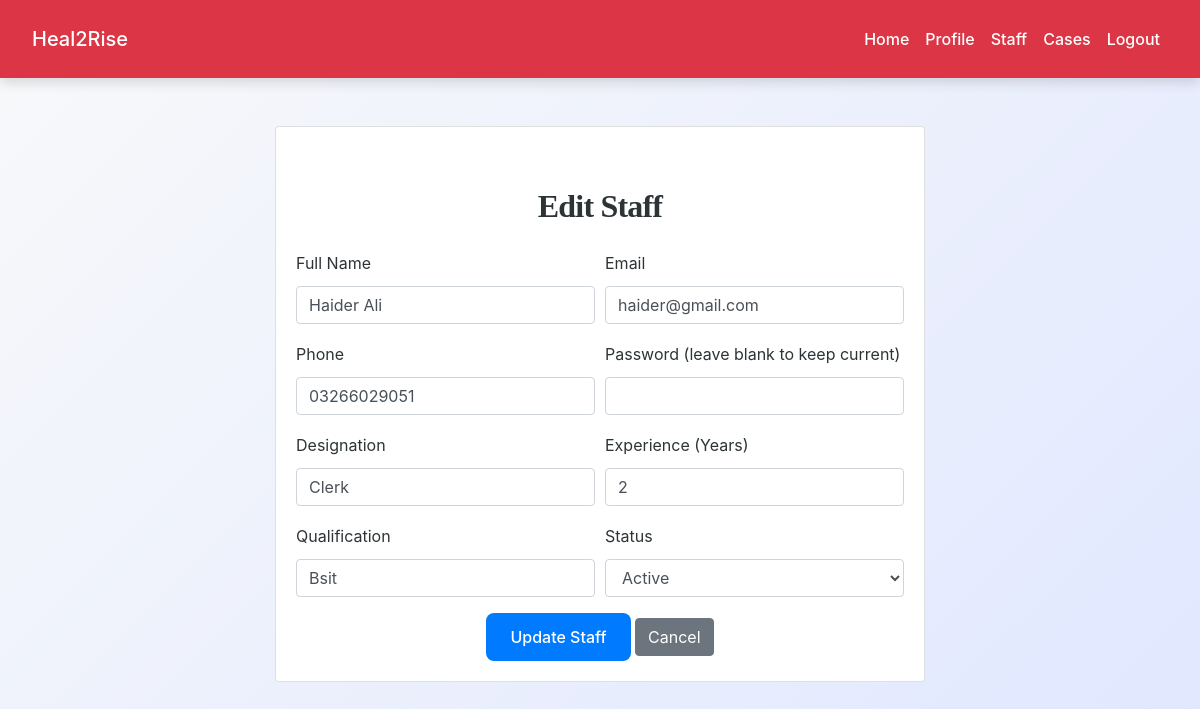
/ngo/edit_staff.php?id=1 (signed in), run on the app's committed database.
### tables this page shows
CREATE TABLE `ngo_staff` (
  `id` int(11) NOT NULL,
  `ngo_id` int(11) NOT NULL,
  `full_name` varchar(100) NOT NULL,
  `email` varchar(100) NOT NULL,
  `phone` varchar(20) DEFAULT NULL,
  `password_hash` varchar(255) NOT NULL,
  `designation` varchar(50) NOT NULL,
  `qualification` text DEFAULT NULL,
  `experience_years` int(11) DEFAULT 0,
  `status` enum('active','inactive') DEFAULT 'active',
  `created_at` datetime DEFAULT current_timestamp()
);

### ngo/edit_staff.php (the view, shortened to what this page needs)
<?php
include('config.php');
$ngo_id = $_SESSION["id"];
$staff_id = intval($_GET['id']);
$stmt = $conn->prepare("SELECT * FROM ngo_staff WHERE id=? AND ngo_id=?");
$stmt->bind_param("ii", $staff_id, $ngo_id);
$stmt->execute();
$result = $stmt->get_result();
$staff = $result->fetch_assoc();
$full_name = $staff['full_name'];
$email = $staff['email'];
$phone = $staff['phone'];
$designation = $staff['designation'];
$qualification = $staff['qualification'];
$experience_years = $staff['experience_years'];
$status = $staff['status'];
?>
<!DOCTYPE html>
<html lang="en">
<head>
    <link rel="stylesheet" href="https://cdn.jsdelivr.net/npm/bootstrap@4.6.2/dist/css/bootstrap.min.css">
    <link rel="stylesheet" href="../css/style.css">
</head>
<body>
<?php include('navbar.php'); ?>
<div class="container py-5">
        <div class="card mx-auto" style="max-width: 650px;">
        <div class="card-body">
    <h2 class="mb-4">Edit Staff</h2>
    <form method="post">
        <div class="form-row">
            <div class="form-group col-md-6">
                <label>Full Name</label>
                <input type="text" class="form-control" name="full_name" value="<?= htmlspecialchars($full_name) ?>" required>
            </div>
            <div class="form-group col-md-6">
                <label>Email</label>
                <input type="email" class="form-control" name="email" value="<?= htmlspecialchars($email) ?>" required>
            </div>
        </div>
        <div class="form-row">
            <div class="form-group col-md-6">
                <label>Phone</label>
                <input type="text" class="form-control" name="phone" value="<?= htmlspecialchars($phone) ?>">
            </div>
            <div class="form-group col-md-6">
                <label>Password (leave blank to keep current)</label>
                <input type="password" class="form-control" name="password">
            </div>
        </div>
        <div class="form-row">
            <div class="form-group col-md-6">
                <label>Designation</label>
                <input type="text" class="form-control" name="designation" value="<?= htmlspecialchars($designation) ?>" required>
            </div>
            <div class="form-group col-md-6">
                <label>Experience (Years)</label>
                <input type="number" class="form-control" name="experience_years" value="<?= $experience_years ?>">
            </div>
        </div>
        <div class="form-row">
            <div class="form-group col-md-6">
                <label>Qualification</label>
                <input type="text" class="form-control" name="qualification" value="<?= htmlspecialchars($qualification) ?>">
            </div>
            <div class="form-group col-md-6">
                <label>Status</label>
                <select name="status" class="form-control">
                    <option value="active" <?= ($status=='active') ? 'selected' : '' ?>>Active</option>
                </select>
            </div>
        </div>
        <div class="text-center">
            <button type="submit" class="btn btn-primary">Update Staff</button>
            <a href="view_staff.php" class="btn btn-secondary">Cancel</a>
        </div>
    </form>
</div>
</div>
</div>
</body>
</html>

### css/style.css (style rules this page uses)
:root { --primary: #007bff; --secondary: #6c757d; --success: #28a745; --info: #17a2b8; --warning: #ffc107; --danger: #dc3545; --light: #f8f9fa; --dark: #2d3436; --accent: #ff6f61; --highlight: #6f42c1; --shadow: rgba(0, 0, 0, 0.15); --transition: all 0.3s ease-in-out; }
body { font-family: 'Inter', 'Segoe UI', Tahoma, Geneva, Verdana, sans-serif; background: linear-gradient(135deg, var(--light) 0%, #e0e7ff 100%); color: var(--dark); line-height: 1.8; margin: 0; padding: 0; min-height: 100vh; font-size: 16px; }
h1, h2, h3, h4 { text-align: center; margin: 2.5rem 0; font-family: 'Georgia', 'Times New Roman', serif; color: var(--dark); font-weight: 700; letter-spacing: -0.025em; }
h2 { font-size: 2rem; }
.container { max-width: 1200px; margin: 0 auto 3rem; padding: 0 1.5rem; }
.btn-primary { background-color: var(--primary); color: #fff; border: none; border-radius: 8px; padding: 0.75rem 1.5rem; font-size: 1rem; font-weight: 500; cursor: pointer; transition: var(--transition); display: inline-flex; align-items: center; justify-content: center; }
a { color: var(--primary); text-decoration: none; font-weight: 500; transition: var(--transition); }

### data on the page
ngo_staff: full_name "Haider Ali", email "haider@gmail.com", phone "03266029051", designation "Clerk", experience_years "2", qualification "Bsit", status "Active"
